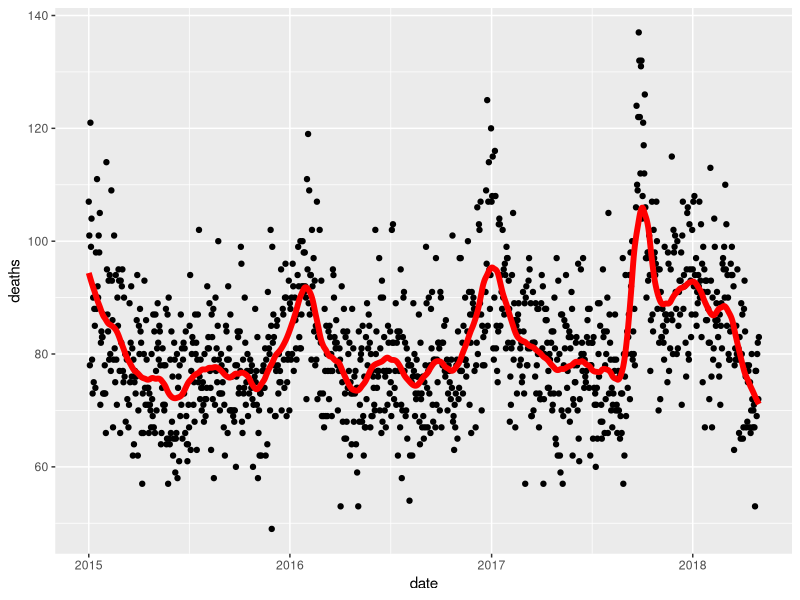
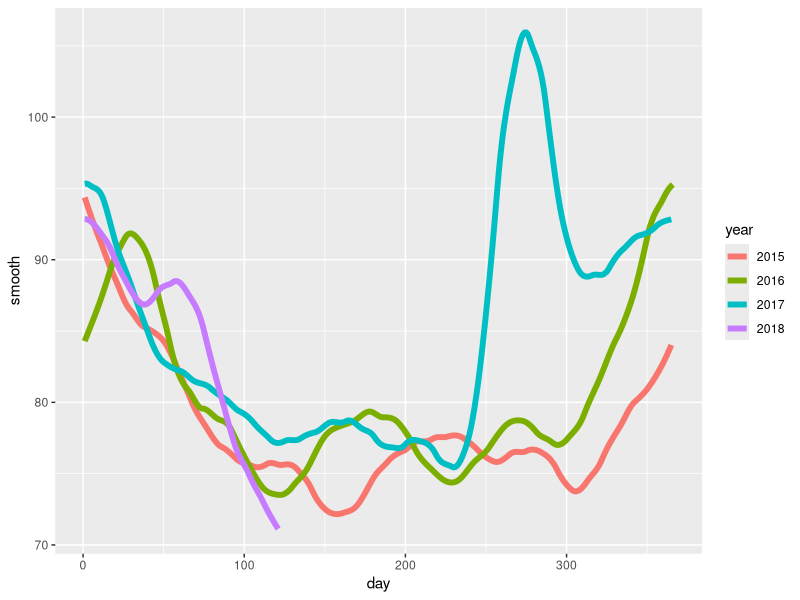
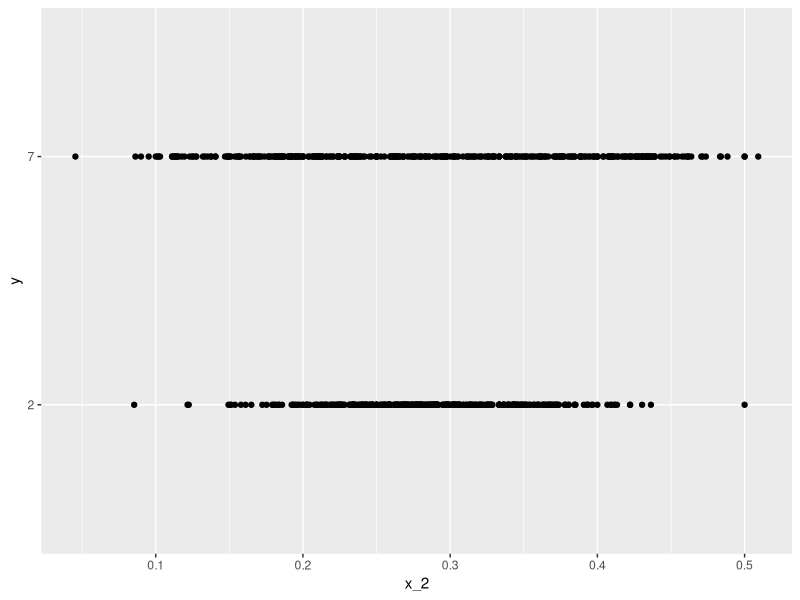
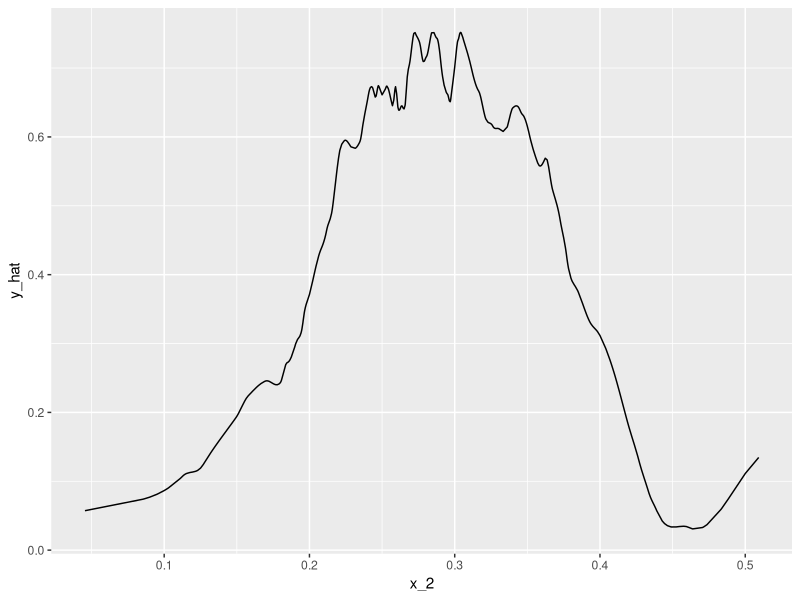
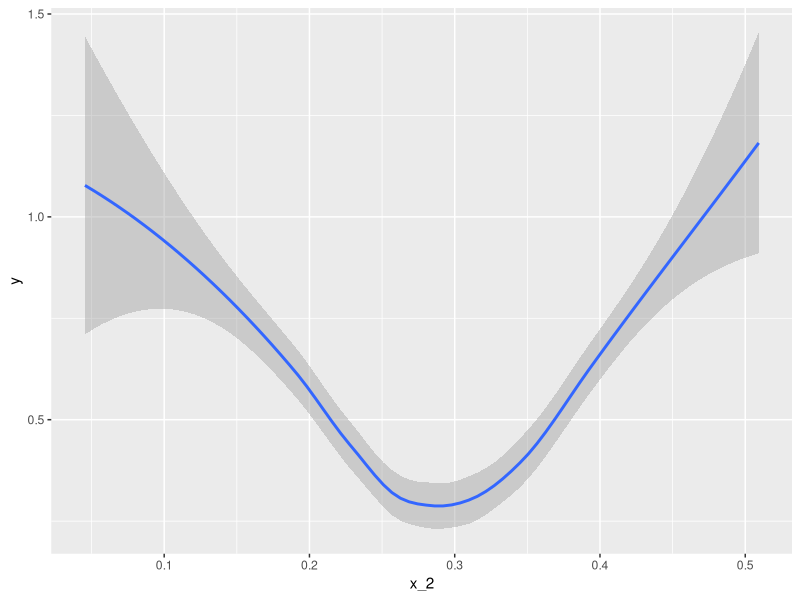

The R script that drew these images, in order:
rm(list = ls())
library(dslabs)
library(tidyverse)
library(purrr)
library(pdftools)
library(lubridate)

#----------------------preparing the data----------------------
fn <- system.file("extdata", "RD-Mortality-Report_2015-18-180531.pdf", package="dslabs")
dat <- map_df(str_split(pdf_text(fn), "\n"), function(s){
  s <- str_trim(s) #removes spaces at the start and the end of a string
  header_index <- str_which(s, "2015")[1] #finds the first string that matches the pattern 2015
  tmp <- str_split(s[header_index], "\\s+", simplify = TRUE) #Split a string into a list with parts separated by pattern
  month <- tmp[1]
  header <- tmp[-1]
  tail_index  <- str_which(s, "Total")
  n <- str_count(s, "\\d+") #counts number of times a pattern appears in a string
  out <- c(1:header_index, which(n==1), which(n>=28), tail_index:length(s))
  s[-out] %>%
    str_remove_all("[^\\d\\s]") %>%
    str_trim() %>%
    str_split_fixed("\\s+", n = 6) %>% #Split a string into a matrix with parts separated by pattern
    .[,1:5] %>%
    as_data_frame() %>% 
    setNames(c("day", header)) %>%
    mutate(month = month,
           day = as.numeric(day)) %>%
    gather(year, deaths, -c(day, month)) %>%
    mutate(deaths = as.numeric(deaths))
}) %>%
  mutate(month = recode(month, "JAN" = 1, "FEB" = 2, "MAR" = 3, "APR" = 4, "MAY" = 5, "JUN" = 6, 
                        "JUL" = 7, "AGO" = 8, "SEP" = 9, "OCT" = 10, "NOV" = 11, "DEC" = 12)) %>%
  mutate(date = make_date(year, month, day)) %>%
  filter(date <= "2018-05-01")

#---------------------------Q1---------------------------------
#calculating a spam of 2 months
dat_span <- dat %>% group_by(year,month) %>% summarize(n=n()) %>% print() 
nrow(dat_span) #here we can see there are 41 months
span <- 2/41

span <- 60 / as.numeric(diff(range(dat$date))) #another way to do it

fit <- loess(formula = deaths ~ as.numeric(date), span = span, degree = 1, data = dat) #the loess formula needs the date to be a numeric string

fit$fitted #this is the fitted data we need to plot
dat %>% filter(is.na(deaths)) #ther is an NA we have to take out

dat %>% filter(!is.na(deaths)) %>% mutate(fit=fit$fitted) %>%
  ggplot(aes(x=date,y=deaths)) +
  geom_point() +
  geom_line(aes(x=date,y=fit), color= "red",  size = 2)

#---------------------------Q2---------------------------------

dat %>% 
  mutate(smooth = predict(fit, as.numeric(date)), day = yday(date), year = as.character(year(date))) %>%
  ggplot(aes(day, smooth, col = year)) +
  geom_line(lwd = 2)

#---------------------------Q3---------------------------------
#Suppose we want to predict 2s and 7s in the mnist_27 dataset with just the second covariate. Can we do this? 
#On first inspection it appears the data does not have much predictive power.

library(broom)
mnist_27$train %>% 
  glm(y ~ x_2, family = "binomial", data = .) %>%  #the family="binomial" is used because the Y is binary
  tidy() #the tidy formula provides more information 

#Plotting a scatterplot here is not useful since y is binary:
qplot(x_2, y, data = mnist_27$train)

#This is the data we are going to use for the model
data_mnist <- mnist_27$train %>% mutate(y_1= ifelse(y==2, 1, 0)) #2 is 1, and 7 is 0

#This is the model
fit_mnist <- loess(formula = y_1 ~ x_2, span = 0.1, degree = 1, data = data_mnist )

#Now we ploted the fitted data
data_mnist %>% mutate(y_hat = fit_mnist$fitted) %>% 
  ggplot(aes(x=x_2,y=y_hat)) +
  geom_line()
  
#---We can also do it like this---
mnist_27$train %>% 
  mutate(y = ifelse(y=="7", 1, 0)) %>%
  ggplot(aes(x_2, y)) + 
  geom_smooth(method = "loess")
